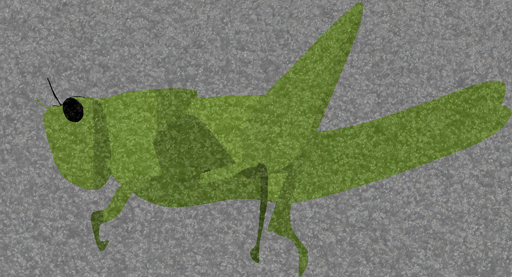
%> input picture image.png, 512 x 277 px
$ octave --eval "result = lp_smooth('image.png');"   (GNU Octave 9; MATLAB toolbox functions it lacks are replaced by stand-ins)
%> lines starting %> are read from the running program, lines starting %| are printed output that depends on the picture
function [S, info] = lp_smooth(X, varargin)
%> called with X = 'image.png'
% LP_SMOOTH  Log-penalty-based multiscale image smoothing.
%
%   Reference implementation of:
%     "Log-Penalty-Based Multiscale Image Smoothing for Edge Preservation
%      and Texture Suppression"
%
%   The method performs edge-preserving smoothing: it removes textures and
%   noise while keeping structural edges sharp, by minimizing a non-convex
%   energy with a logarithmic penalty and a multi-step gradient operator,
%   solved by an FFT-accelerated ADMM.
%
%   Usage:
%     S = lp_smooth(image)                    % one image in, one image out
%     S = lp_smooth(image, 'lambda',0.02)     % override any parameter
%     [S, info] = lp_smooth(image, ...)       % info = convergence logs
%
%   Input:
%     image   path to an image file, OR an image matrix (uint8 / double in
%             [0,1], grayscale or RGB).
%   Output:
%     S       smoothed image, double in [0,1], same size and channels.
%     info    struct: info.RE (relative error per iteration), info.objective.
%
%   Parameters (defaults are the optima reported in the paper):
%     'lambda'   smoothing strength.   default 0.01,  suggested [0.005, 0.03]
%     'kappa'    gradient sensitivity. default 0.30,  suggested [0.15, 0.40]
%     'gamma'    texture gain.         default 3.0,   suggested [2.0, 5.0]
%     'rho'      ADMM penalty.         default 0.5,   suggested [0.2, 0.7]
%     'max_iter' ADMM iterations.      default 20,    suggested [10, 30]
%
%   The four parameters above are the only tunable knobs; all other design
%   choices (directional grouping, softmax weighting, logarithmic penalty,
%   step sizes {1,2,4}) are fixed to the configuration evaluated in the paper.
%
%   Dependencies: MATLAB + Image Processing Toolbox.
%   Authors: Jianwu Long, Hao Luo, Shaoyi Wang (CQUT).

    % ---------- parameter parsing ----------
    p = inputParser;
    addParameter(p, 'lambda',   0.01,  @(x) isscalar(x) && x>0);
    addParameter(p, 'kappa',    0.30,  @(x) isscalar(x) && x>0);
    addParameter(p, 'gamma',    3.0,   @(x) isscalar(x) && x>=0);
    addParameter(p, 'rho',      0.5,   @(x) isscalar(x) && x>0);
    addParameter(p, 'max_iter', 20,    @(x) isscalar(x) && x>=1);
    parse(p, varargin{:});
    o = p.Results;

    % ---------- load image if a path was given ----------
    if ischar(X) || isstring(X)
        X = im2double(imread(char(X)));
    elseif ~isa(X, 'double')
        X = im2double(X);
    end

    scales    = [1, 2, 4];
    num_scales = numel(scales);
    [rows, cols, cha] = size(X);
%> rows = 277; cols = 512; cha = 3
    sizeI2D = [rows, cols];
%> sizeI2D = [277 512]

    % ---------- 1. directional-grouped wavelet texture prior ----------
    TF = make_tight_frame_filters();
    R_prior = compute_texture_response(X, TF);

    % ---------- 2. ADMM initialization ----------
    S = X;
    R_aligned = zeros(rows, cols);
    dx = cell(1,num_scales); dy = cell(1,num_scales);
    zx = cell(1,num_scales); zy = cell(1,num_scales);
    Denormin = ones(rows, cols);

    for s = 1:num_scales
        k = scales(s);
        dx{s} = zeros(rows,cols,cha); dy{s} = zeros(rows,cols,cha);
        zx{s} = zeros(rows,cols,cha); zy{s} = zeros(rows,cols,cha);
        kx = zeros(1,k+1); kx(1)=1; kx(end)=-1;
        ky = zeros(k+1,1); ky(1)=1; ky(end)=-1;
        otfDx = psf2otf(kx, sizeI2D);
        otfDy = psf2otf(ky, sizeI2D);
        Denormin = Denormin + o.rho*(abs(otfDx).^2 + abs(otfDy).^2);
    end
    if cha > 1, Denormin = repmat(Denormin,[1,1,cha]); end
    fftX = fft2(X);

    ComputeGrad = @(im,k,d) im - circshift(im,-k,d);   % I(x) - I(x+k)
    ComputeDiv  = @(v,k,d)  v  - circshift(v, k,d);    % p(x) - p(x-k)

    RE_log = zeros(o.max_iter, 1);
    E_log  = zeros(o.max_iter, 1);

    % ---------- 3. ADMM main loop ----------
    for iter = 1:o.max_iter
        S_prev = S;

        % --- S-update (FFT) ---
        rhs_sum = zeros(rows, cols, cha);
        for s = 1:num_scales
            k = scales(s);
            rhs_sum = rhs_sum + ComputeDiv(dx{s}-zx{s},k,2) ...
                              + ComputeDiv(dy{s}-zy{s},k,1);
        end
        fftS = (fftX + fft2(o.rho*rhs_sum)) ./ Denormin;
        S = real(ifft2(fftS));

        % --- spatial weights (from the current iterate) ---
        if iter == 1
            R_aligned = imguidedfilter(R_prior, rgb2gray_custom(S), ...
                'NeighborhoodSize',[3 3],'DegreeOfSmoothing',1e-3);
        end

        % --- b-update (log-penalty prox) + z-update ---
        for s = 1:num_scales
            k = scales(s);
            gx = ComputeGrad(S,k,2);
            gy = ComputeGrad(S,k,1);
            gm = sqrt(sum(gx.^2,3) + sum(gy.^2,3));
            W = exp(-gm/o.kappa) .* (1 + o.gamma*R_aligned);
            alpha = (o.lambda/o.rho) * W;
            if cha > 1, alpha = repmat(alpha,[1,1,cha]); end

            dx{s} = prox_log(gx+zx{s}, alpha);
            dy{s} = prox_log(gy+zy{s}, alpha);
            zx{s} = zx{s} + gx - dx{s};
            zy{s} = zy{s} + gy - dy{s};
        end

        % --- convergence logging ---
        RE_log(iter) = norm(S(:)-S_prev(:)) / (norm(S(:))+eps);
        E_log(iter)  = compute_objective(X, S, o.lambda, o.gamma, R_aligned, o.kappa);
    end

    info = struct('RE', RE_log, 'objective', E_log);
end

% ===================== proximal operator of log(1+|t|) =====================

function u = prox_log(v, alpha)
% Closed-form proximal operator of mu*log(1+|t|).
    c = abs(v);
    disc = ((c+1)/2).^2 - alpha;
    root = sqrt(max(0, disc));
    u = sign(v) .* max(0, (c-1)/2 + root);
end

% ===================== objective value =====================

function E = compute_objective(X, S, lambda, gamma, R_aligned, kappa)
    scales = [1, 2, 4];
    fidelity = 0.5 * norm(S(:)-X(:))^2;
    reg = 0;
    for k = scales
        gx = S - circshift(S,-k,2);
        gy = S - circshift(S,-k,1);
        gm = sqrt(sum(gx.^2,3) + sum(gy.^2,3));
        W = exp(-gm/kappa) .* (1 + gamma*R_aligned);
        reg = reg + sum(W(:) .* log(gm(:) + 1));
    end
    E = fidelity + lambda * reg;
end

% ===================== tight-frame filter bank =====================

function filters = make_tight_frame_filters()
% 3x3 tight-frame (9-filter) bank. Index map: 1 = lowpass;
% 2,3 = horizontal group; 4,7 = vertical group; 5,6,8,9 = diagonal group.
    a1 = [1,2,1]/4; a2 = [sqrt(2),0,-sqrt(2)]/4; a3 = [-1,2,-1]/4;
    vecs = {a1,a2,a3};
    filters = cell(1,9);
    idx = 1;
    for i = 1:3
        for j = 1:3
            filters{idx} = vecs{i}' * vecs{j};
            idx = idx + 1;
        end
    end
end

% ===================== directional-grouped texture response =====================

function R = compute_texture_response(I, filters)
% Multi-scale directional RWDR response (Eqs. 9-14), fused by pixel-wise max.
    if size(I,3)>1, Ig = rgb2gray_custom(I); else, Ig = I; end
    [rows, cols] = size(Ig);
%> rows = 277; cols = 512
    levels = 3;
    R_acc = zeros(rows, cols);
    for l = 1:levels
        sc = 1/(2^(l-1));
        if l==1, cur = Ig; else, cur = imresize(Ig, sc, 'bicubic'); end
        Rs = compute_single_scale(cur, filters);
        if l==1, Rr = Rs; else, Rr = imresize(Rs,[rows,cols],'bicubic'); end
        R_acc = max(R_acc, Rr);
    end
%> this loop made 3 passes
%> pass 1, in compute_texture_response, `Rs = compute_single_scale(cur, filters);`:
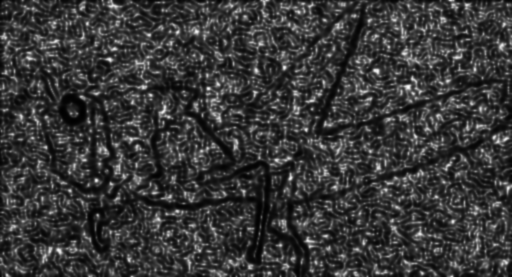
%> Rs: size 277x512 double; min 0.00366, max 0.978, mean 0.218
%> after the loop:
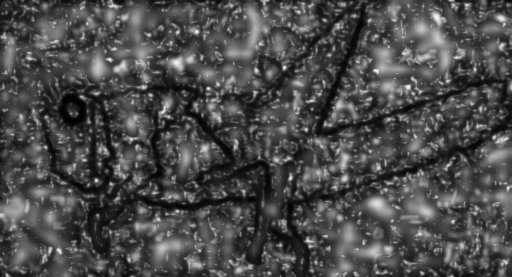
%> R_acc: size 277x512 double; min 0.00715, max 0.978, mean 0.296
%> after the loop:
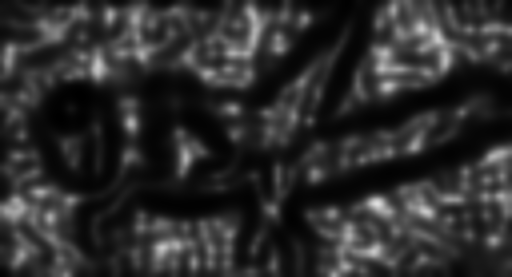
%> Rr: size 277x512 double; min 0.00119, max 0.877, mean 0.183
%> after the loop:
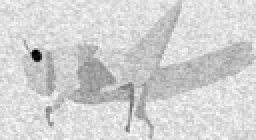
%> cur: size 70x128 double (shown 2 times larger); min -0.000868, max 0.574, mean 0.475; drawn with min black and max white
    R = R_acc;
end

function R = compute_single_scale(img, filters)
% Directional-grouped RWDR at one scale with softmax weighting.
    sigma = 2.0; eps = 1e-5;
    [rows, cols] = size(img);
    nf = length(filters);
    C = zeros(rows, cols, nf);
    for k = 1:nf
        C(:,:,k) = imfilter(img, filters{k}, 'symmetric');
    end
    idx_H = [2,3]; idx_V = [4,7]; idx_D = [5,6,8,9];
    EH = imgaussfilt(sum(abs(C(:,:,idx_H)),3), sigma);
    EV = imgaussfilt(sum(abs(C(:,:,idx_V)),3), sigma);
    ED = imgaussfilt(sum(abs(C(:,:,idx_D)),3), sigma);
    WH = abs(imgaussfilt(sum(C(:,:,idx_H),3), sigma));
    WV = abs(imgaussfilt(sum(C(:,:,idx_V),3), sigma));
    WD = abs(imgaussfilt(sum(C(:,:,idx_D),3), sigma));

    % structural confidence alpha: 5-95 percentile-normalized variance
    ge = cat(3, EH, EV, ED);
    am = var(ge, 1, 3);
    amin = prctile(am(:), 5); amax = prctile(am(:), 95);
    an = (am - amin)/(amax - amin + 1e-6);
    an = max(0, min(1, an));

    % softmax over normalized energies, adaptive temperature T = exp(-alpha)
    se = EH + EV + ED + eps;
    T = exp(-an);
    eH = exp((EH./se)./T); eV = exp((EV./se)./T); eD = exp((ED./se)./T);
    es = eH + eV + eD + eps;
    wH = eH./es; wV = eV./es; wD = eD./es;

    R = (wH.*EH + wV.*EV + wD.*ED) ./ (wH.*WH + wV.*WV + wD.*WD + eps);

    % normalize to [0,1] (99th-percentile robust scaling)
    sp = R(1:10:end);
    mx = prctile(sp(:), 99); mn = min(sp(:));
    if mx <= mn, mx = mn + 1e-6; end
    R = max(mn, min(R, mx));
    R = (R - mn)/(mx - mn);
    R = imgaussfilt(R, 0.8);
end

% ===================== utilities =====================

function g = rgb2gray_custom(I)
    if size(I,3) == 3
        g = 0.2989*I(:,:,1) + 0.5870*I(:,:,2) + 0.1140*I(:,:,3);
    else
        g = I;
    end
end
%> after the loop in lp_smooth, `for s = 1:num_scales`:
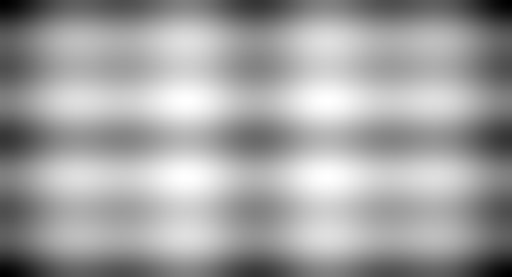
%> Denormin: size 277x512 double; min 1, max 10.51, mean 7; drawn with min black and max white
%> the loop in lp_smooth, `for iter = 1:o.max_iter` made 20 passes
%> pass 1, in lp_smooth, `R_aligned = imguidedfilter(R_prior, rgb2gray_custom(S), 'NeighborhoodS..`:
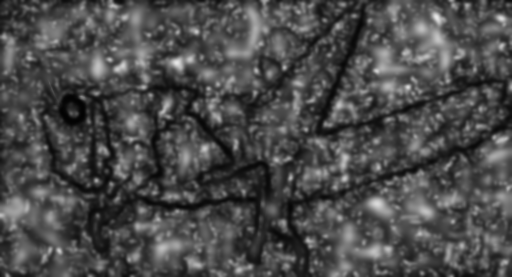
%> R_aligned: size 277x512 double; min 0.00995, max 0.91, mean 0.296
%> after the loop in lp_smooth, `for iter = 1:o.max_iter`: E_log = 20 values, max 504.2 at index 1, min 415.5 at index 20, mean 426.9; RE_log = 20 values, max 0.085 at index 1, min 0.000318 at index 20, mean 0.00723
%> `result = lp_smooth('image.png');`:
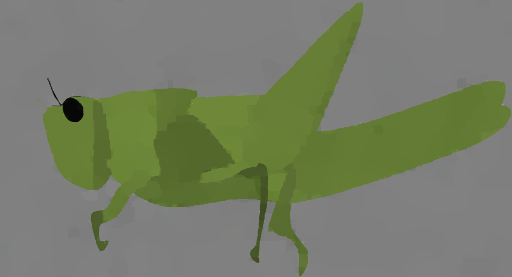
%> result: size 277x512x3 double; mean R, G, B 0.464, 0.493, 0.407; mean of the top-left, top-right, bottom-left and bottom-right quarters 0.464, 0.453, 0.447, 0.456
